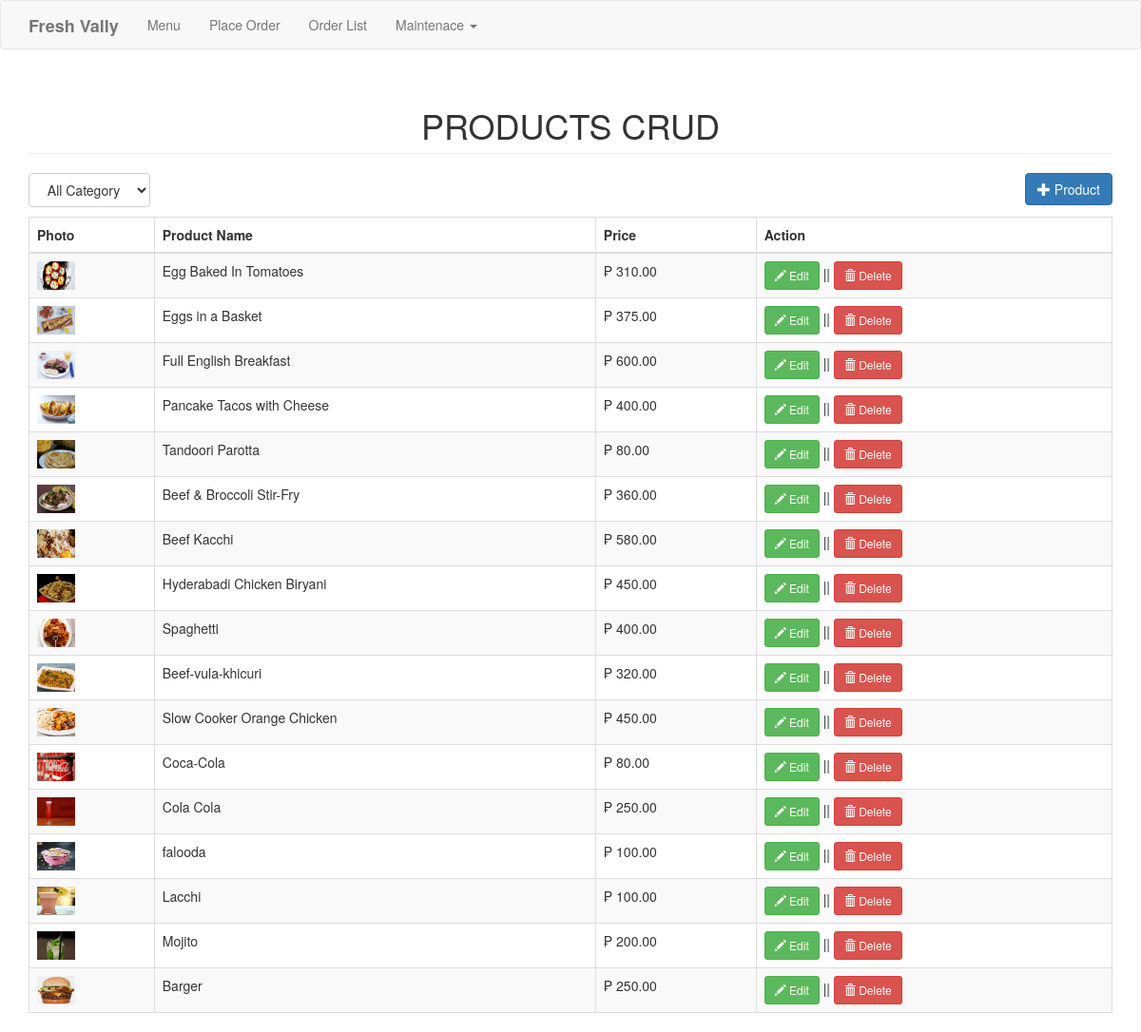
The page /product.php on the database its author committed.
### tables this page shows
CREATE TABLE `product` (
  `productid` int(11) NOT NULL,
  `categoryid` int(1) NOT NULL,
  `productname` varchar(30) NOT NULL,
  `price` double NOT NULL,
  `photo` varchar(150) NOT NULL
);

### product.php (the view, shortened to what this page needs)
<?php include('header.php'); ?>
<body>
<?php include('navbar.php'); ?>
<div class="container">
	<h1 class="page-header text-center">PRODUCTS CRUD</h1>
	<div class="row">
		<div class="col-md-12">
			<select id="catList" class="btn btn-default">
			<option value="0">All Category</option>
			</select>
			<a href="#addproduct" data-toggle="modal" class="pull-right btn btn-primary"><span class="glyphicon glyphicon-plus"></span> Product</a>
		</div>
	</div>
	<div style="margin-top:10px;">
		<table class="table table-striped table-bordered">
			<thead>
				<th>Photo</th>
				<th>Product Name</th>
				<th>Price</th>
				<th>Action</th>
			</thead>
			<tbody>
				<?php
					$where = "";
					$sql="select * from product left join category on category.categoryid=product.categoryid $where order by product.categoryid asc, productname asc";
					$query=$conn->query($sql);
					while($row=$query->fetch_array()){
						?>
						<tr>
							<td><a href="<?php if(empty($row['photo'])){echo "upload/noimage.jpg";} else{echo $row['photo'];} ?>"><img src="<?php if(empty($row['photo'])){echo "upload/noimage.jpg";} else{echo $row['photo'];} ?>" height="30px" width="40px"></a></td>
							<td><?php echo $row['productname']; ?></td>
							<td>&#8369; <?php echo number_format($row['price'], 2); ?></td>
							<td>
								<a href="#editproduct<?php echo $row['productid']; ?>" data-toggle="modal" class="btn btn-success btn-sm"><span class="glyphicon glyphicon-pencil"></span> Edit</a> || <a href="#deleteproduct<?php echo $row['productid']; ?>" data-toggle="modal" class="btn btn-danger btn-sm"><span class="glyphicon glyphicon-trash"></span> Delete</a>
							</td>
						</tr>
						<?php
					}
				?>
			</tbody>
		</table>
	</div>
</div>
</body>
</html>

### rows shown on the page
product: photo (picture), productname "Egg Baked In Tomatoes", price "310.00"
product: photo (picture), productname "Eggs in a Basket", price "375.00"
product: photo (picture), productname "Full English Breakfast", price "600.00"
product: photo (picture), productname "Pancake Tacos with Cheese", price "400.00"
product: photo (picture), productname "Tandoori Parotta", price "80.00"
product: photo (picture), productname "Beef & Broccoli Stir-Fry", price "360.00"
product: photo (picture), productname "Beef Kacchi", price "580.00"
product: photo (picture), productname "Hyderabadi Chicken Biryani", price "450.00"
product: photo (picture), productname "Spaghetti", price "400.00"
product: photo (picture), productname "Beef-vula-khicuri", price "320.00"
product: photo (picture), productname "Slow Cooker Orange Chicken", price "450.00"
product: photo (picture), productname "Coca-Cola", price "80.00"
product: photo (picture), productname "Cola Cola", price "250.00"
product: photo (picture), productname "falooda", price "100.00"
product: photo (picture), productname "Lacchi", price "100.00"
product: photo (picture), productname "Mojito", price "200.00"
product: photo (picture), productname "Barger", price "250.00"
